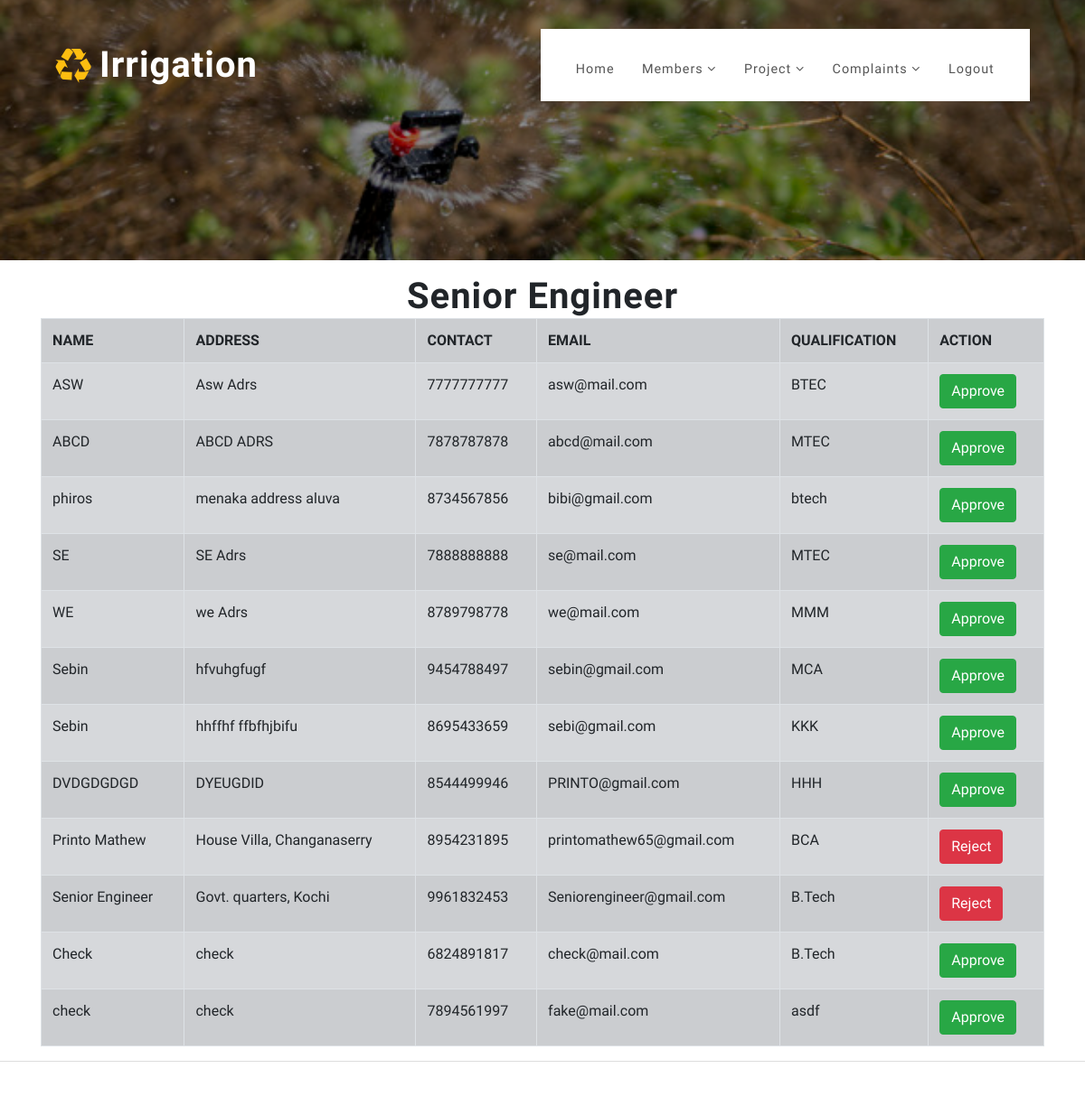
Page /adminse on the committed database.
### irrigationapp/models.py (models this page shows)
class Sengineer(models.Model):
    name = models.CharField(max_length=50)
    phone = models.CharField(max_length=20)
    email = models.EmailField()
    address = models.CharField(max_length=50)
    qualification = models.CharField(max_length=50)
    user = models.ForeignKey(CustomUser, on_delete=models.CASCADE)

### irrigationapp/views.py (the view)
# urls.py: path('adminse', views.adminse, name='adminse'),
def adminse(request):
    data = Sengineer.objects.filter()
    return render(request, "adminse.html", {"data": data})

### template/adminse.html (shortened to what this page needs)
{% extends 'adminbase.html' %} {% block content %}
<div class="container">
	<h1 class="text-center mt-3">Senior Engineer</h1>
	<table  class="table table-bordered table-striped table-secondary table-hover ">
		<tr>
			<th>NAME</th>
			<th>ADDRESS</th>
			<th>CONTACT</th>
			<th>EMAIL</th>
			<th>QUALIFICATION</th>
			<th colspan="2">ACTION</th>
		</tr>
		{% for d in data %}
		<tr>
			<td>{{d.name}}</td>
			<td>{{d.address}}</td>
			<td>{{d.phone}}</td>
			<td>{{d.email}}</td>
			<td>{{d.qualification}}</td>
			<td>
				{% if d.user.is_active %}
				<a href="/adminapproveuser?id={{d.user_id}}&status=0&url=/adminse"
					class="btn btn-danger">Reject</a
				>
				{% else %}
				<a href="/adminapproveuser?id={{d.user_id}}&status=1&url=/adminse"
					class="btn btn-success">Approve</a
				>
				{% endif %}
			</td>
		</tr>
		{% endfor %}
	</table>
</div>
{% endblock %}

### template/adminbase.html (shortened to what this page needs)
<!DOCTYPE html>
<html lang="zxx">
	<head>
		<link rel="stylesheet" href="../static/css/bootstrap.css" />
		<link
			rel="stylesheet"
			href="../static/css/style.css"
			type="text/css"
			media="all"
		/>
		<link
			rel="stylesheet"
			href="../static/css/slider.css"
			type="text/css"
			media="all"
		/>
		<link href="../static/css/font-awesome.css" rel="stylesheet" />
	</head>
	<body>
		<div class="main-w3-pvt-header-sec page-w3pvt-inner" id="home">
			<div class="overlay-innerpage">
				<header>
					<div class="container">
						<div
							class="header d-lg-flex justify-content-between align-items-center py-lg-3 px-lg-3"
						>
							<div id="logo">
								<h1>
									<a href="/"
										><span class="fa fa-recycle mr-2"></span>Irrigation</a
									>
								</h1>
							</div>
							<div class="w3pvt-bg">
								<div class="nav_w3pvt">
									<nav>
										<ul class="menu">
											<li><a href="/adminhome">Home</a></li>
											<li>
												<a href="#"
													>Members
													<span
														class="fa fa-angle-down"
														aria-hidden="true"
													></span
												></a>
											</li>
											<li>
												<a href="#"
													>Project
													<span
														class="fa fa-angle-down"
														aria-hidden="true"
													></span
												></a>
											</li>
											<li>
												<a href="#"
													>Complaints
													<span
														class="fa fa-angle-down"
														aria-hidden="true"
													></span
												></a>
											</li>
											<li><a href="/login">Logout</a></li>
										</ul>
									</nav>
								</div>
							</div>
						</div>
					</div>
				</header>
			</div>
		</div>
		{% block content %} {% endblock %}
		<div class="copy-right">
			<div class="container">
				<div class="row">
					<p
						class="copy-right-grids text-md-left text-center my-sm-4 my-4 col-md-6"
					>
					</p>
					<div class="w3-pvt-footer text-md-right text-center mt-4 col-md-5">
					</div>
					<div class="move-top text-right col-md-1">
					</div>
				</div>
			</div>
		</div>
	</body>
</html>

### irrigationapp/static/css/style.css (style rules this page uses)
html, body { margin: 0; font-size: 100%; background: #fff; scroll-behavior: smooth; font-family: 'Catamaran', sans-serif; }
body a { text-decoration: none; transition: 0.5s all; -webkit-transition: 0.5s all; -moz-transition: 0.5s all; -o-transition: 0.5s all; -ms-transition: 0.5s all; }
h1, h2, h3, h4, h5, h6 { margin: 0; letter-spacing: 1px; font-weight: 600; font-family: 'Catamaran', sans-serif; }
p { font-size: 0.9em; color: #777; line-height: 1.9em; letter-spacing: 1px; }
ul { margin: 0; padding: 0; }
.w3pvt-bg { background: #fff; padding: 1.5em; display: flex; }
#logo a { float: left; font-size: 1.2em; display: initial; margin: 0; letter-spacing: 1px; color: #fff; padding: 0px 0; border: none; font-weight: 600; text-transform: capitalize; }
div#logo h1 span { color: #fdbd10; vertical-align: middle; }
header { position: absolute; z-index: 9; width: 100%; padding: 1rem 0; }
nav { margin: 0; padding: 0; }
nav:after { content: ""; display: table; clear: both; }
nav ul { float: right; padding: 0; margin: 0; list-style: none; position: relative; margin-top: 0.5em; }
nav ul li { display: inline-block; float: left; }
nav a { font-weight: 400; color: #555; letter-spacing: 2px; font-size: 0.9em; position: relative; padding: 0.5rem; margin: 0px 1.1em; }
li > a:only-child:after { content: ''; }
.page-w3pvt-inner { background: url(../images/banner1.jpg) no-repeat center; background-size: cover; -webkit-background-size: cover; -moz-background-size: cover; -o-background-size: cover; -moz-background-size: cover; min-height: 20em; }
.overlay-innerpage { min-height: 20em; background: rgba(0, 0, 0, 0.44); }
.copy-right { border-top: 1px solid #ddd; }
p.copy-right-grids { letter-spacing: 2px; color: #777; }
.move-top { margin-top: 1.2em; }
@media screen and (max-width:1366px) { .page-w3pvt-inner, .overlay-innerpage { min-height: 18em; } }
@media screen and (max-width: 1280px) { nav a { letter-spacing: 1px; font-size: 0.9em; padding: 0.5rem; margin: 0px 0.5em; } }
@media screen and (max-width: 1280px) { #logo a { float: left; font-size: 1em; } }

### rows in the picture
Sengineer: name "ASW", address "Asw Adrs", phone "7777777777", email "asw@mail.com", qualification "BTEC"
Sengineer: name "ABCD", address "ABCD ADRS", phone "7878787878", email "abcd@mail.com", qualification "MTEC"
Sengineer: name "phiros", address "menaka address aluva", phone "8734567856", email "bibi@gmail.com", qualification "btech"
Sengineer: name "SE", address "SE Adrs", phone "7888888888", email "se@mail.com", qualification "MTEC"
Sengineer: name "WE", address "we Adrs", phone "8789798778", email "we@mail.com", qualification "MMM"
Sengineer: name "Sebin", address "hfvuhgfugf", phone "9454788497", email "sebin@gmail.com", qualification "MCA"
Sengineer: name "Sebin", address "hhffhf ffbfhjbifu", phone "8695433659", email "sebi@gmail.com", qualification "KKK"
Sengineer: name "DVDGDGDGD", address "DYEUGDID", phone "8544499946", email "PRINTO@gmail.com", qualification "HHH"
Sengineer: name "Printo Mathew", address "House Villa, Changanaserry", phone "8954231895", email "printomathew65@gmail.com", qualification "BCA"
Sengineer: name "Senior Engineer", address "Govt. quarters, Kochi", phone "9961832453", email "Seniorengineer@gmail.com", qualification "B.Tech"
Sengineer: name "Check", address "check", phone "6824891817", email "check@mail.com", qualification "B.Tech"
Sengineer: name "check", address "check", phone "7894561997", email "fake@mail.com", qualification "asdf"
